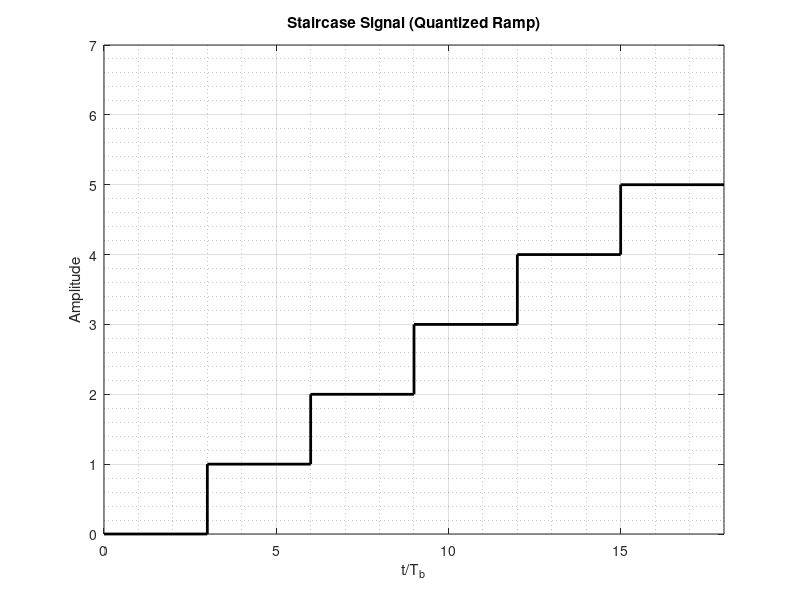

This chart was generated by the following MATLAB code:
% Parameters
Tb = 3;                   % Step duration
numSteps = 6;             % Number of steps
stepHeight = 1;           % Amplitude increment per step

% Time vector for step edges
t = 0:Tb:(numSteps)*Tb;

% Amplitude values
y = 0:stepHeight:(numSteps)*stepHeight;

% Repeat each y-value for the flat portion
t_plot = [];
y_plot = [];
for i = 1:length(y)-1
    t_plot = [t_plot, t(i), t(i+1)];
    y_plot = [y_plot, y(i), y(i)];
end

% Plot
figure;
plot(t_plot, y_plot, 'k', 'LineWidth', 2);
xlabel('t/T_b');
ylabel('Amplitude');
ylim([0, max(y)+1]);
xlim([0, max(t)]);
grid on;
grid minor
title('Staircase Signal (Quantized Ramp)');
saveas(gcf, 'myFigure4.svg');